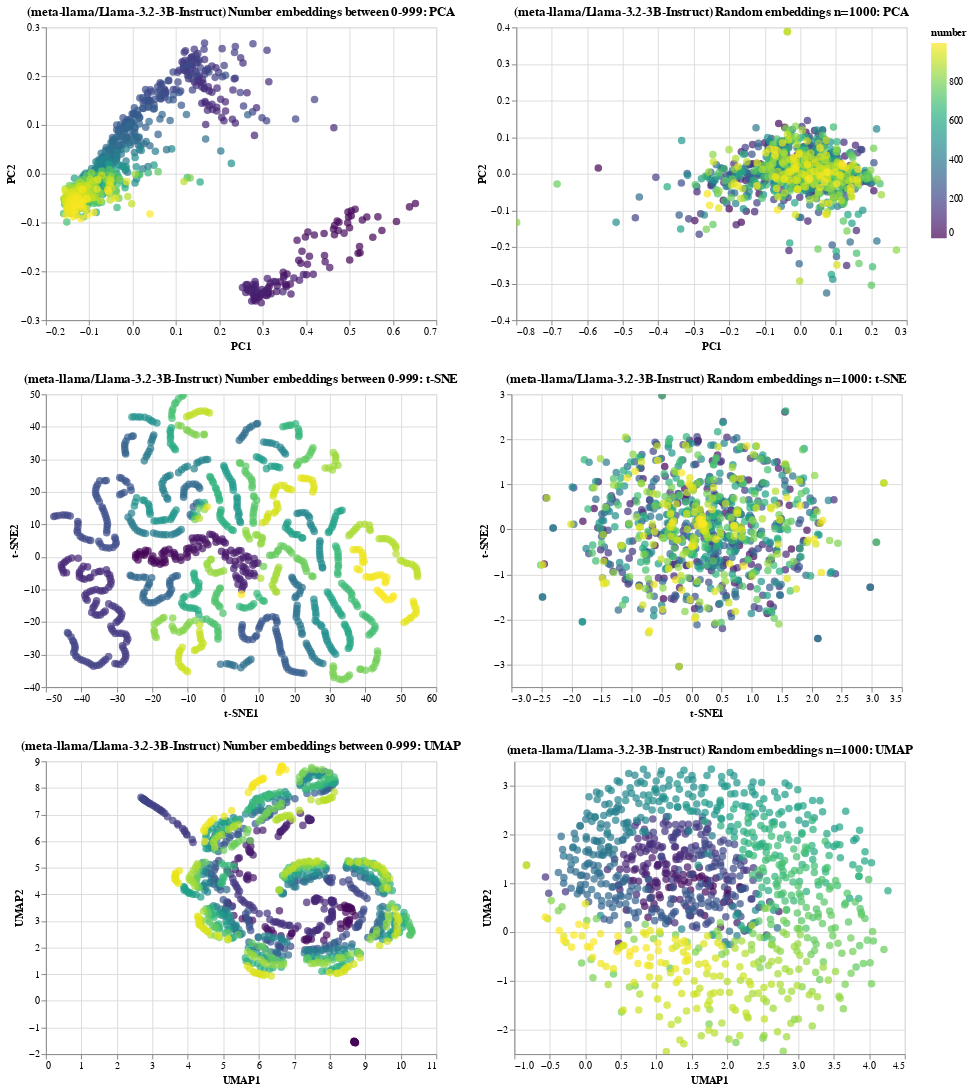

Notebook code for this chart:
### Code cell
plot_embeddings(model_ids['llama'])

### Figure 1 — Vega-Lite specification as saved in the notebook (floating-point values rounded to 4 significant figures; data arrays with more than 128 entries replaced by an {"elided": "..."} marker saying what was removed)
{"config": {"view": {"continuousWidth": 300, "continuousHeight": 300}}, "vconcat": [{"hconcat": [{"data": {"name": "data-192a8fccd98a30f21b265e23534a65a1"}, "mark": {"type": "circle", "size": 60}, "encoding": {"color": {"field": "number", "scale": {"scheme": "viridis"}, "type": "quantitative"}, "tooltip": [{"field": "number", "type": "quantitative"}, {"field": "PC1", "type": "quantitative"}, {"field": "PC2", "type": "quantitative"}], "x": {"field": "PC1", "type": "quantitative"}, "y": {"field": "PC2", "type": "quantitative"}}, "name": "view_7", "title": "(meta-llama/Llama-3.2-3B-Instruct) Number embeddings between 0-999: PCA", "width": 400}, {"data": {"name": "data-940f33ecedeedd9206b6ad914bd4922f"}, "mark": {"type": "circle", "size": 60}, "encoding": {"color": {"field": "number", "scale": {"scheme": "viridis"}, "type": "quantitative"}, "tooltip": [{"field": "number", "type": "quantitative"}, {"field": "PC1", "type": "quantitative"}, {"field": "PC2", "type": "quantitative"}], "x": {"field": "PC1", "type": "quantitative"}, "y": {"field": "PC2", "type": "quantitative"}}, "name": "view_8", "title": "(meta-llama/Llama-3.2-3B-Instruct) Random embeddings n=1000: PCA", "width": 400}]}, {"hconcat": [{"data": {"name": "data-502b2f852223d56e1a289c0125bc02ce"}, "mark": {"type": "circle", "size": 60}, "encoding": {"color": {"field": "number", "scale": {"scheme": "viridis"}, "type": "quantitative"}, "tooltip": [{"field": "number", "type": "quantitative"}, {"field": "t-SNE1", "type": "quantitative"}, {"field": "t-SNE2", "type": "quantitative"}], "x": {"field": "t-SNE1", "type": "quantitative"}, "y": {"field": "t-SNE2", "type": "quantitative"}}, "name": "view_9", "title": "(meta-llama/Llama-3.2-3B-Instruct) Number embeddings between 0-999: t-SNE", "width": 400}, {"data": {"name": "data-59339382496a5b6e6cb865b1bcaf99a0"}, "mark": {"type": "circle", "size": 60}, "encoding": {"color": {"field": "number", "scale": {"scheme": "viridis"}, "type": "quantitative"}, "tooltip": [{"field": "number", "type": "quantitative"}, {"field": "t-SNE1", "type": "quantitative"}, {"field": "t-SNE2", "type": "quantitative"}], "x": {"field": "t-SNE1", "type": "quantitative"}, "y": {"field": "t-SNE2", "type": "quantitative"}}, "name": "view_10", "title": "(meta-llama/Llama-3.2-3B-Instruct) Random embeddings n=1000: t-SNE", "width": 400}]}, {"hconcat": [{"data": {"name": "data-4d3b246c5b8b76adf0ce8f80f58ad29f"}, "mark": {"type": "circle", "size": 60}, "encoding": {"color": {"field": "number", "scale": {"scheme": "viridis"}, "type": "quantitative"}, "tooltip": [{"field": "number", "type": "quantitative"}, {"field": "UMAP1", "type": "quantitative"}, {"field": "UMAP2", "type": "quantitative"}], "x": {"field": "UMAP1", "type": "quantitative"}, "y": {"field": "UMAP2", "type": "quantitative"}}, "name": "view_11", "title": "(meta-llama/Llama-3.2-3B-Instruct) Number embeddings between 0-999: UMAP", "width": 400}, {"data": {"name": "data-f972bed8686da0a4cc408761820325c3"}, "mark": {"type": "circle", "size": 60}, "encoding": {"color": {"field": "number", "scale": {"scheme": "viridis"}, "type": "quantitative"}, "tooltip": [{"field": "number", "type": "quantitative"}, {"field": "UMAP1", "type": "quantitative"}, {"field": "UMAP2", "type": "quantitative"}], "x": {"field": "UMAP1", "type": "quantitative"}, "y": {"field": "UMAP2", "type": "quantitative"}}, "name": "view_12", "title": "(meta-llama/Llama-3.2-3B-Instruct) Random embeddings n=1000: UMAP", "width": 400}]}], "params": [{"name": "param_7", "select": {"type": "interval", "encodings": ["x", "y"]}, "bind": "scales", "views": ["view_7"]}, {"name": "param_8", "select": {"type": "interval", "encodings": ["x", "y"]}, "bind": "scales", "views": ["view_8"]}, {"name": "param_9", "select": {"type": "interval", "encodings": ["x", "y"]}, "bind": "scales", "views": ["view_9"]}, {"name": "param_10", "select": {"type": "interval", "encodings": ["x", "y"]}, "bind": "scales", "views": ["view_10"]}, {"name": "param_11", "select": {"type": "interval", "encodings": ["x", "y"]}, "bind": "scales", "views": ["view_11"]}, {"name": "param_12", "select": {"type": "interval", "encodings": ["x", "y"]}, "bind": "scales", "views": ["view_12"]}], "$schema": "https://vega.github.io/schema/vega-lite/v5.20.1.json", "datasets": {"data-192a8fccd98a30f21b265e23534a65a1": {"elided": "1000 records"}, "data-940f33ecedeedd9206b6ad914bd4922f": {"elided": "1000 records"}, "data-502b2f852223d56e1a289c0125bc02ce": {"elided": "1000 records"}, "data-59339382496a5b6e6cb865b1bcaf99a0": {"elided": "1000 records"}, "data-4d3b246c5b8b76adf0ce8f80f58ad29f": {"elided": "1000 records"}, "data-f972bed8686da0a4cc408761820325c3": {"elided": "1000 records"}}}
